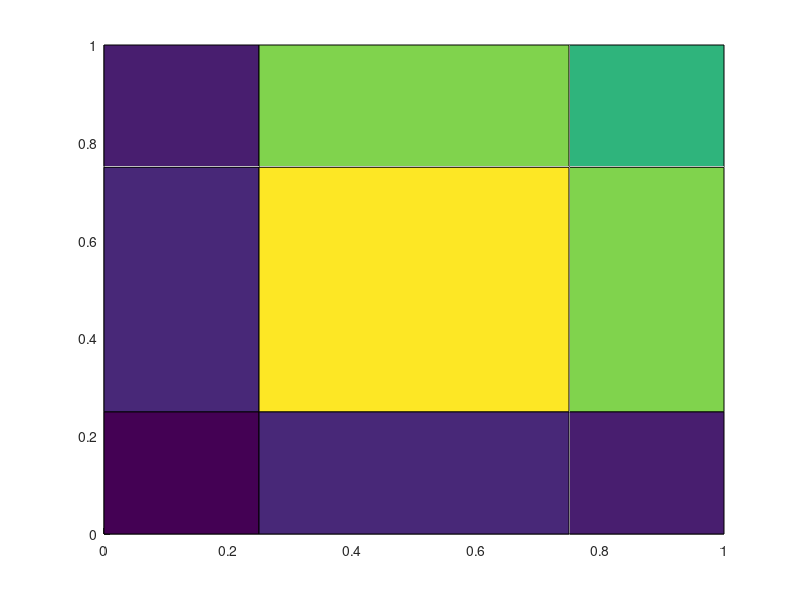

This figure's MATLAB source: (Note: this script raises an error after producing the figure.)
clear all
clf %ose all
clc

N = 2;
M = N;

xp = linspace(0,1,N+1);
yp = linspace(0,1,N+1);

xd = [0 1/4 3/4 1];
yd = [0 1/4 3/4 1];

dxd = diff(xd);
dyd = diff(yd);

F = zeros((N+1)*(N+1),1);
phi_exact = zeros((N+1)*(N+1),1);
for i=1:N+1
    for j=1:N+1
        k = i+(j-1)*(N+1);
        F(k) = 2*(cos(xd(i))-cos(xd(i)+dxd(i)))*(cos(yd(j))-cos(yd(j)+dyd(j)));%2*sin(xp(i))*sin(yp(j));%
        phi_exact(k) = sin(xp(i))*sin(yp(j));
    end
end
phi_bc([1:4 6:9],1) = phi_exact([1:4 6:9]);


hold on
for i=1:N+1
    for j=1:N+1
        k = i+(j-1)*(N+1);
        surf([xd(i) xd(i+1)],[yd(j) yd(j+1)],[F(k) F(k); F(k) F(k)])
    end
end


[Gp,Cp]=topology_old(N,M);
  
Dd = Gp';  

Grad = Gp*phi_exact;

Curl = Cp*Gp*phi_exact;


H = eye(length(Gp));

A = Dd*H*Gp;

AA = A(5,5);

FF = F(5)-A(5,[1:4 6:9])*phi_bc([1:4 6:9]);

phi_in    = zeros((N+1)*(N+1),1);
phi_in(5) = AA\FF;

phi = phi_in+phi_bc;

PHI = zeros(N+1);
for i=1:N+1
    for j=1:N+1
        k = i+(j-1)*(N+1);
        PHI(i,j) = phi(k);
    end
end

figure
surf(xp,yp,PHI')

%% Exact

xx = linspace(0,1,100);
yy = linspace(0,1,100);

phi_ex = zeros(100);
for i=1:100
    for j=1:100
        phi_ex(i,j) = sin(xx(i))*sin(yy(j));
    end
end

hold on

surf(xx,yy,phi_ex')